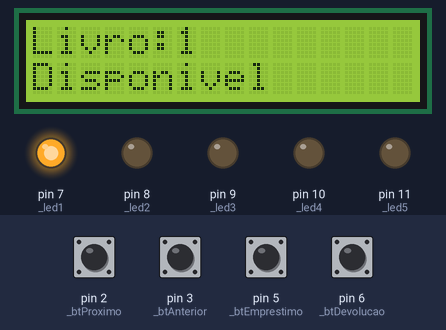
A sketch run on a simulated Arduino Uno, built with avr-gcc and run on an emulated ATmega328P. Shown: 16×2 character LCD, output pins drawn as LEDs (lit = HIGH). Inputs (shaded band) come from the test bench; at power-on: pin 2 (_btProximo), pin 3 (_btAnterior), pin 5 (_btEmprestimo), pin 6 (_btDevolucao) HIGH. EEPROM starts erased.

Above: at 3.6 s.
3.7 s: pin 5 (_btEmprestimo) pulled LOW for 0.15 s
At 5.1 s:
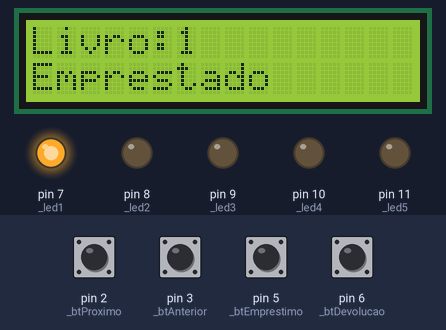
6.2 s: pin 6 (_btDevolucao) pulled LOW for 0.15 s
At 6.7 s:
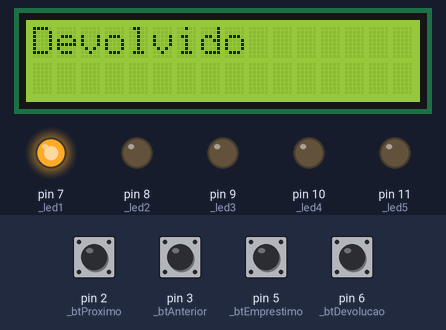
8.7 s: pin 3 (_btAnterior) pulled LOW for 1 s
At 10.1 s:
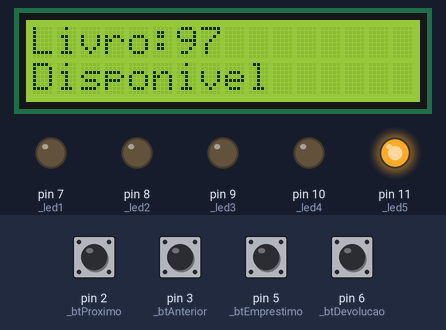
11.2 s: pin 5 (_btEmprestimo) pulled LOW for 1 s
At 11.7 s:
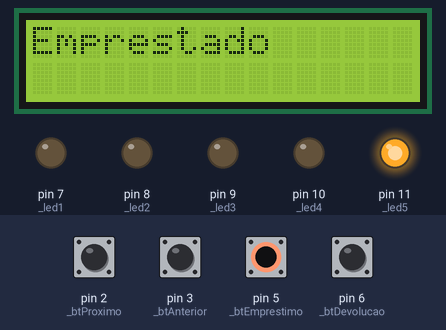
13.7 s: pin 3 (_btAnterior) pulled LOW for 0.15 s
At 14.0 s:
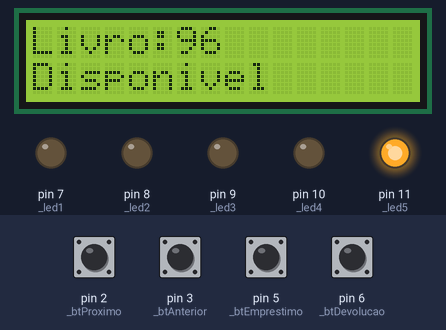
15.3 s: pin 6 (_btDevolucao) pulled LOW for 1 s
At 16.0 s:
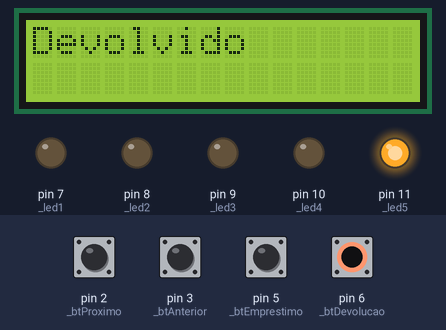
Timing chart, 0 to 18.3 s (numbered marks = the images above; inputs shaded):
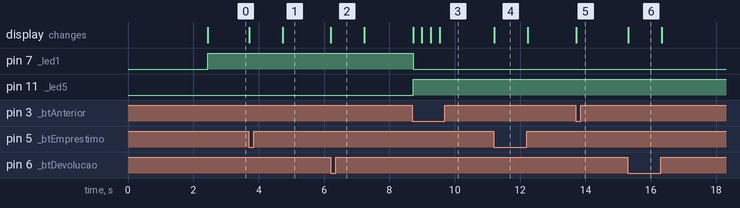

Measured:
- after the input at 3.7 s, the display: first changes at once (image 1 shows a later state)
- after the input at 6.2 s, the display: changes at once (image 2)
- after the input at 8.7 s, pin 7 (_led1): HIGH → LOW at once; pin 11 (_led5): LOW → HIGH at once; the display: first changes at once (image 3 shows a later state)
- after the input at 11.2 s, the display: changes at once (image 4)
- after the input at 13.7 s, the display: changes at once (image 5)
- after the input at 15.3 s, the display: changes at once (image 6)

The sketch:

Biblioteca_Automatizada_Pronto_Arduino.ino
```cpp
#include "BibliotecaAutomatizada.h"

// =====================
// PINAGEM
// =====================

const int btProximo    = 2;
const int btAnterior   = 3;
const int btEmprestimo = 5;
const int btDevolucao  = 6;

const int led1 = 7;
const int led2 = 8;
const int led3 = 9;
const int led4 = 10;
const int led5 = 11;

// =====================

void setup() {

    iniciarSistema(
        btProximo,
        btAnterior,
        btEmprestimo,
        btDevolucao,
        led1,
        led2,
        led3,
        led4,
        led5
    );
}

void loop() {

    executarSistema();
}
```

BibliotecaAutomatizada.cpp
```cpp
#include "BibliotecaAutomatizada.h"
#include <Wire.h>
#include <LiquidCrystal_I2C.h>
#include <EEPROM.h>

LiquidCrystal_I2C lcd(0x27, 16, 2);

const int TOTAL_LIVROS = 100;

byte livros[TOTAL_LIVROS];

int livro = 1;

// Pinos recebidos do .ino
int _btProximo;
int _btAnterior;
int _btEmprestimo;
int _btDevolucao;

int _led1;
int _led2;
int _led3;
int _led4;
int _led5;

void apagarLeds() {

    digitalWrite(_led1, LOW);
    digitalWrite(_led2, LOW);
    digitalWrite(_led3, LOW);
    digitalWrite(_led4, LOW);
    digitalWrite(_led5, LOW);
}

void acenderFaixaLivro() {

    apagarLeds();

    if (livro <= 20)
        digitalWrite(_led1, HIGH);

    else if (livro <= 40)
        digitalWrite(_led2, HIGH);

    else if (livro <= 60)
        digitalWrite(_led3, HIGH);

    else if (livro <= 80)
        digitalWrite(_led4, HIGH);

    else
        digitalWrite(_led5, HIGH);
}

void mostrarLivro() {

    lcd.clear();

    lcd.setCursor(0, 0);
    lcd.print("Livro:");
    lcd.print(livro);

    lcd.setCursor(0, 1);

    if (livros[livro - 1] == 1)
        lcd.print("Disponivel");
    else
        lcd.print("Emprestado");

    acenderFaixaLivro();
}

void iniciarSistema(
    int btProximo,
    int btAnterior,
    int btEmprestimo,
    int btDevolucao,
    int led1,
    int led2,
    int led3,
    int led4,
    int led5
) {

    _btProximo = btProximo;
    _btAnterior = btAnterior;
    _btEmprestimo = btEmprestimo;
    _btDevolucao = btDevolucao;

    _led1 = led1;
    _led2 = led2;
    _led3 = led3;
    _led4 = led4;
    _led5 = led5;

    pinMode(_btProximo, INPUT_PULLUP);
    pinMode(_btAnterior, INPUT_PULLUP);
    pinMode(_btEmprestimo, INPUT_PULLUP);
    pinMode(_btDevolucao, INPUT_PULLUP);

    pinMode(_led1, OUTPUT);
    pinMode(_led2, OUTPUT);
    pinMode(_led3, OUTPUT);
    pinMode(_led4, OUTPUT);
    pinMode(_led5, OUTPUT);

    lcd.init();
    lcd.backlight();

    lcd.setCursor(0, 0);
    lcd.print("Biblioteca");

    lcd.setCursor(0, 1);
    lcd.print("Automatizada");

    delay(2000);

    for (int i = 0; i < TOTAL_LIVROS; i++) {

        livros[i] = EEPROM.read(i);

        if (livros[i] > 1) {

            livros[i] = 1;
            EEPROM.write(i, 1);
        }
    }

    mostrarLivro();
}

void executarSistema() {

    // Próximo livro
    if (digitalRead(_btProximo) == LOW) {

        livro++;

        if (livro > 100)
            livro = 1;

        mostrarLivro();

        delay(250);
    }

    // Livro anterior
    if (digitalRead(_btAnterior) == LOW) {

        livro--;

        if (livro < 1)
            livro = 100;

        mostrarLivro();

        delay(250);
    }

    // Empréstimo
    if (digitalRead(_btEmprestimo) == LOW) {

        if (livros[livro - 1] == 1) {

            livros[livro - 1] = 0;

            EEPROM.write(livro - 1, 0);

            lcd.clear();
            lcd.print("Emprestado");

            delay(1000);
        }

        mostrarLivro();
    }

    // Devolução
    if (digitalRead(_btDevolucao) == LOW) {

        livros[livro - 1] = 1;

        EEPROM.write(livro - 1, 1);

        lcd.clear();
        lcd.print("Devolvido");

        delay(1000);

        mostrarLivro();
    }
}
```

BibliotecaAutomatizada.h
```cpp
#ifndef BIBLIOTECAAUTOMATIZADA_H
#define BIBLIOTECAAUTOMATIZADA_H

#include <Arduino.h>

void iniciarSistema(
    int btProximo,
    int btAnterior,
    int btEmprestimo,
    int btDevolucao,
    int led1,
    int led2,
    int led3,
    int led4,
    int led5
);

void executarSistema();

#endif
```
